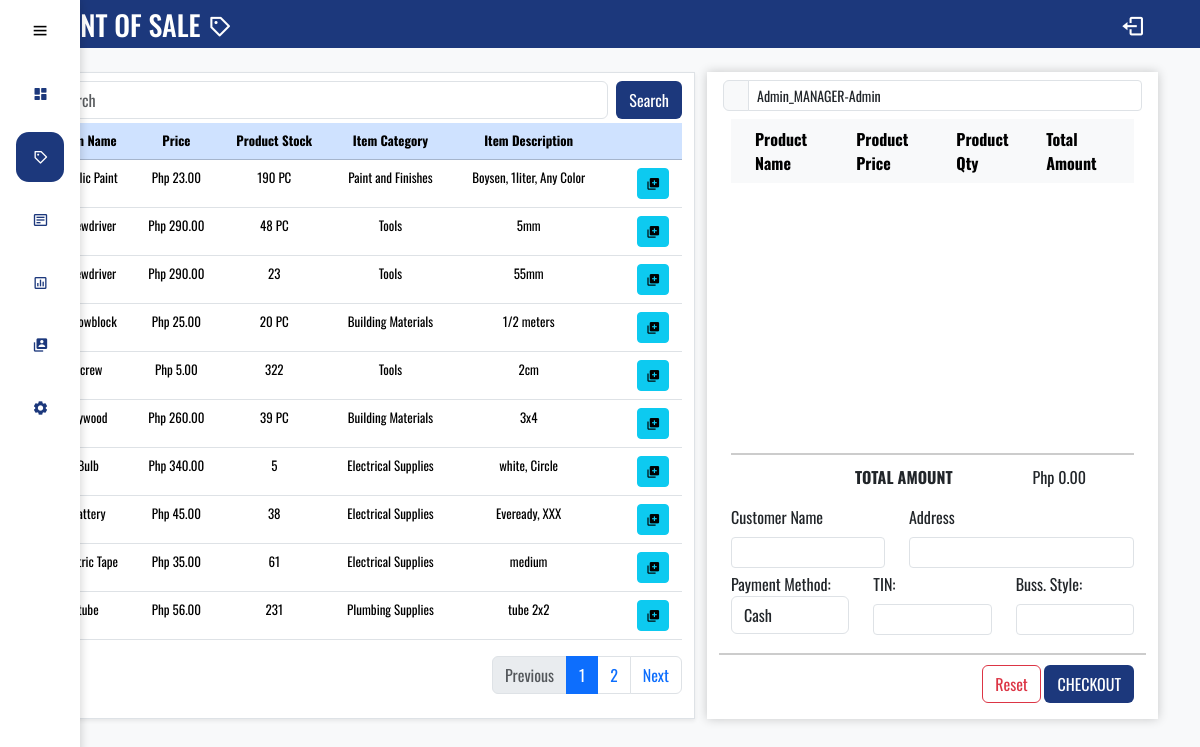
The app's page /pos.php (signed in) with its own data.
### tables this page shows
CREATE TABLE `products` (
  `product_id` int(50) NOT NULL,
  `item_name` varchar(41) NOT NULL,
  `actual_price` bigint(50) NOT NULL,
  `retail_price` bigint(50) NOT NULL,
  `product_stock` bigint(200) NOT NULL,
  `item_category` text NOT NULL,
  `date_added` timestamp NOT NULL DEFAULT current_timestamp(),
  `item_details` text NOT NULL,
  `item_status` text NOT NULL DEFAULT 'A' COMMENT 'A-active\r\nI-Inactive\r\n',
  `warning_stock` int(100) NOT NULL,
  `product_unit` text NOT NULL,
  `acronym` varchar(41) NOT NULL
);

CREATE TABLE `users` (
  `user_id` int(11) NOT NULL,
  `username` varchar(41) NOT NULL,
  `user_pass` varchar(50) NOT NULL,
  `user_type` text NOT NULL DEFAULT '\'Admin\'' COMMENT 'A-Admin\r\nE-Employee',
  `hashed_pass` varchar(50) NOT NULL,
  `private_key` varchar(50) NOT NULL,
  `online_offline` varchar(12) DEFAULT NULL
);

### pos.php (the view, shortened to what this page needs)
<!DOCTYPE html>
<html lang="en">
<head>
    <?php include_once './includes/head.php'; ?>
</head>
<body class="bg-light pad">
    <?php include_once './includes/side_navbar.php'; ?>
    <div class="container">
        <div class="position-fixed top-0 end-0 p-3" style="z-index: 11">
        </div>
        <div class="row pt-4">
        <div class="col-md-7 col-sm-7 bg-white shadow-sm border" style="font-size: 13px;">
                <div class="row">
                    <div class="col-6 mb-1 mt-2 search">
                        <form method="GET" action="?search_query" role="search" class="d-flex">
                            <input type="search" placeholder="Search" class="form-control search me-2" name="search_query" aria-label="search">
                            <button class="btn btn-secondary1" type="submit">Search</button>
                        </form>
                    </div>
                    <div class="table-responsive">
                    <table class="table text-center">
                        <thead class="table table-primary">
                            <tr>
                                <th>Item Name</th>
                                <th>Price</th>
                                <th>Product Stock</th>
                                <th>Item Category</th>
                                <th>Item Description</th>
                                <th></th>
                                <th></th>
                            </tr>
                        </thead>
                        <tbody>
                            <?php
                            $page = isset($_GET['page']) ? intval($_GET['page']) : 1;
                            $rowsPerPage = 10;
                            if (isset($_GET['search_query'])) {
                                $searchkey = $_GET['search_query'];
                                $totalRowsQuery = "SELECT COUNT(*) as count FROM products
                                                WHERE (item_name LIKE ? OR item_details LIKE ? OR item_category LIKE ?)
                                                AND item_status = 'A'";
                                $stmt = mysqli_prepare($conn, $totalRowsQuery);
                                $searchkeyWithWildcards = '%' . $searchkey . '%';
                                mysqli_stmt_bind_param($stmt, "sss", $searchkeyWithWildcards, $searchkeyWithWildcards, $searchkeyWithWildcards);
                                mysqli_stmt_execute($stmt);
                                $totalRowsResult = mysqli_stmt_get_result($stmt);
                                $totalRows = mysqli_fetch_assoc($totalRowsResult)['count'];
                            } else {
                                $totalRowsQuery = "SELECT COUNT(*) as count FROM products WHERE item_status = 'A' and product_stock != 0";
                                $totalRowsResult = mysqli_query($conn, $totalRowsQuery);
                                $totalRows = mysqli_fetch_assoc($totalRowsResult)['count'];
                            }
                            $totalPages = ceil($totalRows / $rowsPerPage);
                            $startFrom = ($page - 1) * $rowsPerPage;
                            if (isset($_GET['search_query'])) {
                                $query = "SELECT * FROM products
                                        WHERE (item_name LIKE ? OR item_details LIKE ? OR item_category LIKE ?)
                                        AND item_status = 'A'
                                        LIMIT ?, ?";
                                $stmt = mysqli_prepare($conn, $query);
                                $searchkeyWithWildcards = '%' . $searchkey . '%';
                                mysqli_stmt_bind_param($stmt, "sssss", $searchkeyWithWildcards, $searchkeyWithWildcards, $searchkeyWithWildcards, $startFrom, $rowsPerPage);
                                mysqli_stmt_execute($stmt);
                                $result = mysqli_stmt_get_result($stmt);
                            } else {
                                $query = "SELECT * FROM products
                                        WHERE item_status = 'A' and product_stock != 0
                                        LIMIT ?, ?";
                                $stmt = mysqli_prepare($conn, $query);
                                mysqli_stmt_bind_param($stmt, "ii", $startFrom, $rowsPerPage);
                                mysqli_stmt_execute($stmt);
                                $result = mysqli_stmt_get_result($stmt);
                            }
                            foreach ($result as $items => $row) {
                            ?>
                            <tr>
                                <td><?php echo $row['item_name']; ?></td>
                                <td><?php echo CURRENCY . number_format($row['retail_price'], 2); ?></td>
                                <td><?php echo $row['product_stock'] .' '. $row['product_unit']; ?></td>
                                <td><?php echo $row['item_category']; ?></td>
                                <td><?php echo $row['item_details']; ?></td>
                                <td></td>
                                <td>
                                    <form action="" method="POST">
                                        <button type="submit" class="btn btn-info btn-sm" name="addcart"><i class='bx bxs-add-to-queue'></i></button>
                                    </form>
                                </td>
                            </tr>
                            <?php
                            }
                            ?>
                        </tbody>
                    </table>
                </div>
                <nav aria-label="Page navigation">
                    <ul class="pagination justify-content-end">
                        <li class="page-item <?php echo ($page <= 1) ? 'disabled' : ''; ?>">
                            <a class="page-link" href="?page=<?php echo $page - 1; ?>" aria-label="Previous">
                                <span aria-hidden="true">Previous</span>
                            </a>
                        </li>
                        <?php for ($i = 1; $i <= $totalPages; $i++) { ?>
                            <li class="page-item <?php echo ($i == $page) ? 'active' : ''; ?>">
                                <a class="page-link" href="?page=<?php echo $i; ?>"><?php echo $i; ?></a>
                            </li>
                        <?php } ?>
                        <li class="page-item <?php echo ($page >= $totalPages) ? 'disabled' : ''; ?>">
                            <a class="page-link" href="?page=<?php echo $page + 1; ?>" aria-label="Next">
                                <span aria-hidden="true">Next</span>
                            </a>
                        </li>
                    </ul>
                </nav>
            </div>
        </div>
        <div class="col-md-5 col-sm-5">
                <?php
                    require_once 'cart.php';
                ?>
        </div>
    </div>
</body>
</html>

### cart.php (shortened to what this page needs)
<?php
$sql = "SELECT * FROM users WHERE user_id = $user_id";
$result = mysqli_query($conn, $sql);
if (!$result) {
    echo "Error: " . mysqli_error($conn);
} else {
    if (mysqli_num_rows($result) == 1) {
        $row = mysqli_fetch_assoc($result);
        $username = $row['username'];
        $user_type = $row['user_type'];
        ?>
        <div class="container-fluid cart-con">
            <div class="input-group mb-1 p-1 pt-2">
                <span class="input-group-text" id="username"><ion-icon name="person-sharp"></ion-icon></span>
                <input type="readonly" class="form-control form-control-sm" name="user" value="<?php echo $username . '-' . $user_type; ?>">
            </div>
        <?php
            }
        }
        ?>
        <div class="container">
            <div class="table-responsive">
                <table class="table table-borderless table-cart row-divider">
                    <thead class="table-light">
                        <tr>
                            <th></th>
                            <th>Product Name</th>
                            <th>Product Price</th>
                            <th>Product Qty</th>
                            <th>Total Amount</th>
                        </tr>
                    </thead>
                        <?php
                        $total_sum = 0;
                        ?>
                </table>
                <div class="totalamt float-end d-flex">
                    <p style="padding-right: 5em;"><b>TOTAL AMOUNT</b></p>
                    <p style="padding-right: 3em;"><?php echo CURRENCY . number_format($total_sum,2)?></p>
                </div>
            </div>
            <form action="" method="POST">
                <div class="row">
                    <div class="col-md-5 mb-1">
                        <label for="customer" class="form-label">Customer Name</label>
                        <input type="text" class="form-control form-control-sm" id="customer" name="customer">
                    </div>
                    <div class="col-md-7 mb-1">
                        <label for="cus.address" class="form-label">Address</label>
                        <input type="text" class="form-control form-control-sm" id="cus.address" name="cus.address">
                    </div>
                </div>
                <div class="row row-divider">
                    <div class="col-md-4 mb-2 mt-0">
                        <label for="payment_method">Payment Method:</label>
                        <select class="form-control" id="payment_method" name="payment_method" required onchange="showReferenceNumberInput()">
                            <option value="Cash">Cash</option>
                        </select>
                    </div>
                    <div class="col-md-4 mb-2 mt-0">
                        <label for="tin" class="form-label">TIN:</label>
                        <input type="text" class="form-control form-control-sm" id="tin" name="tin">
                    </div>
                    <div class="col-md-4 mb-2 mt-0">
                        <label for="buss_style" class="form-label">Buss. Style:</label>
                        <input type="text" class="form-control form-control-sm" id="buss_style" name="buss_style">
                    </div>
                </div>
                <div class="button text-end">
                    <button type="submit" class="btn btn-outline-danger" name="reset">Reset</button>
                    <button type="submit" class="btn btn-secondary2" name="checkout">CHECKOUT</button>
                </div>
            </form>
        </div>
    </div>

### css/navside.css (style rules this page uses)
* { margin: 0; padding: 0; box-sizing: border-box; font-family: 'Oswald', sans-serif; }
ul { padding-left: 0; }
.search { width: 100%; }
.btn-secondary1 { background-color: #1C387C; color: white; align-items: flex; }
.btn-secondary2 { background-color: #1C387C; color: white; margin-bottom: 1em; }
.btn-outline-danger { margin-bottom: 1em; }

### cart.php (style rules this page uses)
.cart-con { background-color: white; box-shadow: 0 0 10px rgba(0, 0, 0, 0.2); }
.row-divider { border-bottom: 2px solid #ccc; margin-bottom: 10px; padding-bottom: 10px; }
.table-cart { height: 21rem; overflow-y:scroll; display: block; }

### records on screen
products: item_name "Acrylic Paint", retail_price "23.00", product_stock "190", product_unit "PC", item_category "Paint and Finishes", item_details "Boysen, 1liter, Any Color"
products: item_name "Screwdriver", retail_price "290.00", product_stock "48", product_unit "PC", item_category "Tools", item_details "5mm"
products: item_name "Screwdriver", retail_price "290.00", product_stock "23", item_category "Tools", item_details "55mm"
products: item_name "Hollowblock", retail_price "25.00", product_stock "20", product_unit "PC", item_category "Building Materials", item_details "1/2 meters"
products: item_name "Screw", retail_price "5.00", product_stock "322", item_category "Tools", item_details "2cm"
products: item_name "Plywood", retail_price "260.00", product_stock "39", product_unit "PC", item_category "Building Materials", item_details "3x4"
products: item_name "Bulb", retail_price "340.00", product_stock "5", item_category "Electrical Supplies", item_details "white, Circle"
products: item_name "Battery", retail_price "45.00", product_stock "38", item_category "Electrical Supplies", item_details "Eveready, XXX"
products: item_name "Electric Tape", retail_price "35.00", product_stock "61", item_category "Electrical Supplies", item_details "medium"
products: item_name "tube", retail_price "56.00", product_stock "231", item_category "Plumbing Supplies", item_details "tube 2x2"
users: user "Admin_MANAGER-Admin"

### other values on screen
CURRENCY "Php"
$total_sum "0.00"
